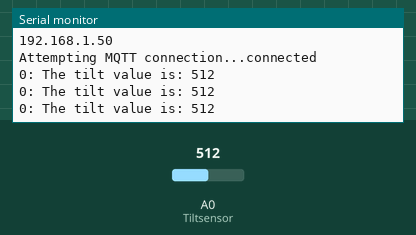
A sketch run on a simulated ESP8266 (NodeMCU). On the bench: the last lines printed to the serial monitor. Inputs (shaded band) come from the test bench; at power-on: A0 (Tiltsensor) = 512. WiFi joins after 1.5 s; servers stay silent unless stated; random numbers use the default seed unless the sketch sets one; no MQTT or app messages arrive unless stated.

Above: at 2.8 s.
2.9 s: A0 (Tiltsensor) set to 490
At 3.6 s:
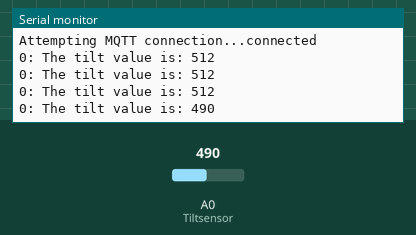
4.4 s: A0 (Tiltsensor) set to 510
At 5.1 s:
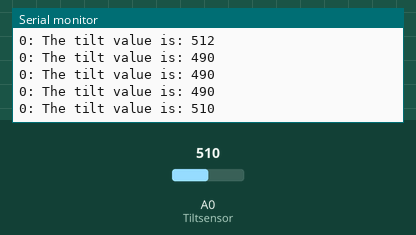
Timing chart, 0 to 7.4 s (numbered marks = the images above; inputs shaded):
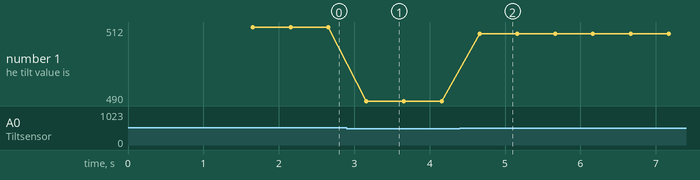

Measured:
- after the input at 2.9 s, the serial monitor: prints a new line after 0.26 s (image 1)
- after the input at 4.4 s, the serial monitor: prints a new line after 0.26 s (image 2)
- plotted number 1: 512 → 490 after the input at 2.9 s, 490 → 510 after the input at 4.4 s

The sketch:

Tilt_sensor_MQTT.ino
```cpp
// (licence header left out)
#include <ESP8266WiFi.h>
#include <PubSubClient.h>
//
#define Tiltsensor A0

// Update these with values suitable for your network.
const char* ssid = "********";//put your hotspot ssid here
const char* password = "********";// put your hotspot password here
const char* mqtt_server = "broker.mqttdashboard.com";
//const char* mqtt_server = "iot.eclipse.org";

WiFiClient espClient;
PubSubClient client(espClient);
long lastMsg = 0;
char msg[50];
int value = 0;
int threhold=10;
void setup_wifi() {
   delay(100);
  // We start by connecting to a WiFi network
    Serial.print("Connecting to ");
    Serial.println(ssid);
    WiFi.begin(ssid, password);
    while (WiFi.status() != WL_CONNECTED)
    {
      delay(500);
      Serial.print(".");
    }
  randomSeed(micros());
  Serial.println("");
  Serial.println("WiFi connected");
  Serial.println("IP address: ");
  Serial.println(WiFi.localIP());
}

void callback(char* topic, byte* payload, unsigned int length)
{
} //end callback

void reconnect() {
  // Loop until we're reconnected
  while (!client.connected())
  {
    Serial.print("Attempting MQTT connection...");
    // Create a random client ID
    String clientId = "ESP8266Client-";
    clientId += String(random(0xffff), HEX);
    // Attempt to connect
    //if you MQTT broker has clientID,username and password
    //please change following line to    if (client.connect(clientId,userName,passWord))
    if (client.connect(clientId.c_str()))
    {
      Serial.println("connected");
     //once connected to MQTT broker, subscribe command if any
      client.subscribe("OsoyooCommand");
    } else {
      Serial.print("failed, rc=");
      Serial.print(client.state());
      Serial.println(" try again in 5 seconds");
      // Wait 6 seconds before retrying
      delay(6000);
    }
  }
} //end reconnect()

void setup() {
  Serial.begin(115200);
  setup_wifi();
  client.setServer(mqtt_server, 1883);//the default mqqt port is 1883.
  client.setCallback(callback);
}

void loop() {
  if (!client.connected()) {
    reconnect();
  }
  client.loop();
  long now = millis();
  //send data every 6 second
  if (now - lastMsg > 500) {
     lastMsg = now;
    int val=analogRead(Tiltsensor);
     String msg="The tilt value is: ";
     msg= msg+ val;
   if (val>threhold)
      msg="0: "+msg;//when the tilt data value>10
    else
      msg="1: "+msg;//when the tilt data value<10
     char message[58];
     msg.toCharArray(message,58);
     Serial.println(message);

     //publish sensor data to MQTT broker

      client.publish("OsoyooData", message);
  }
}
```
